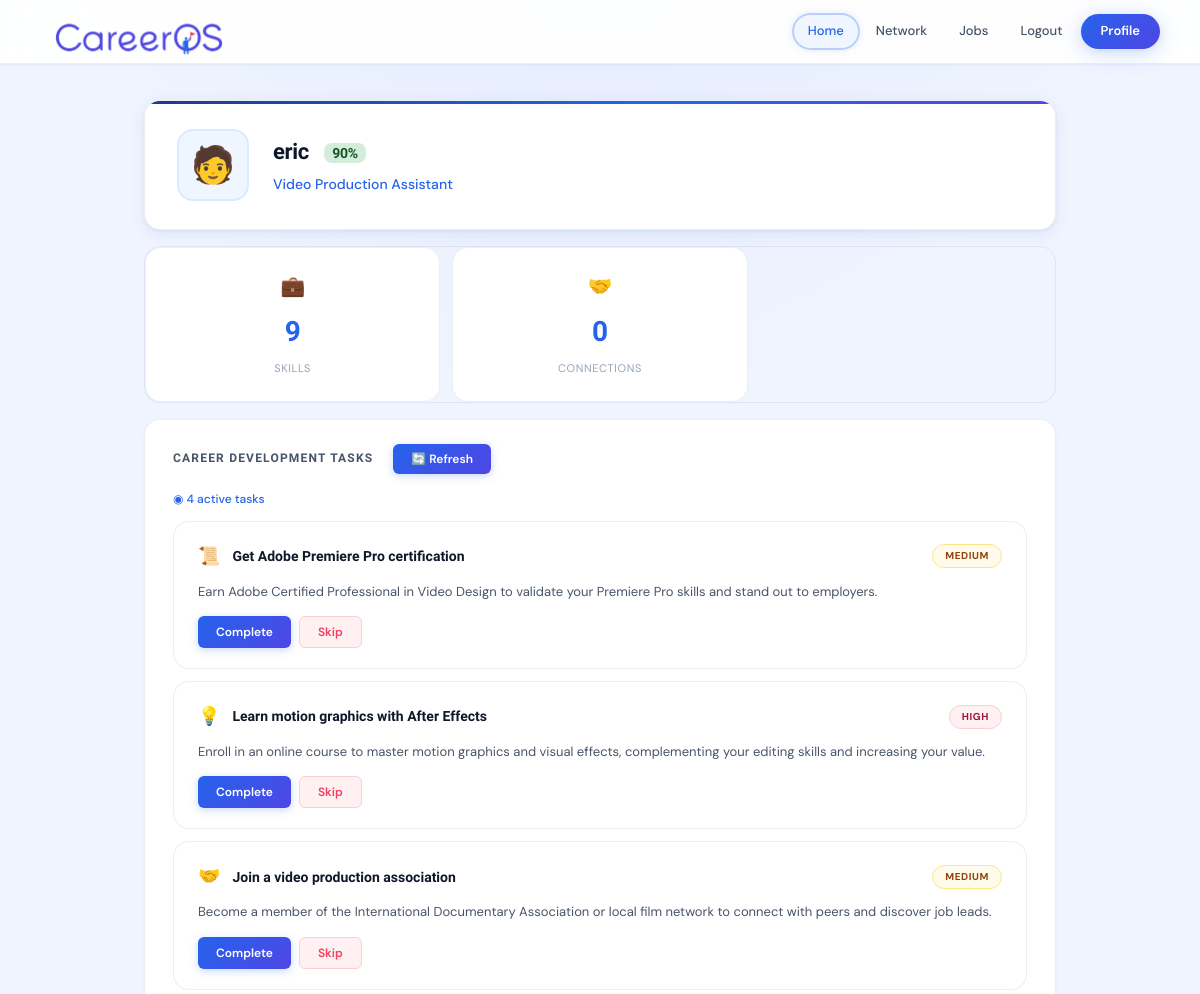
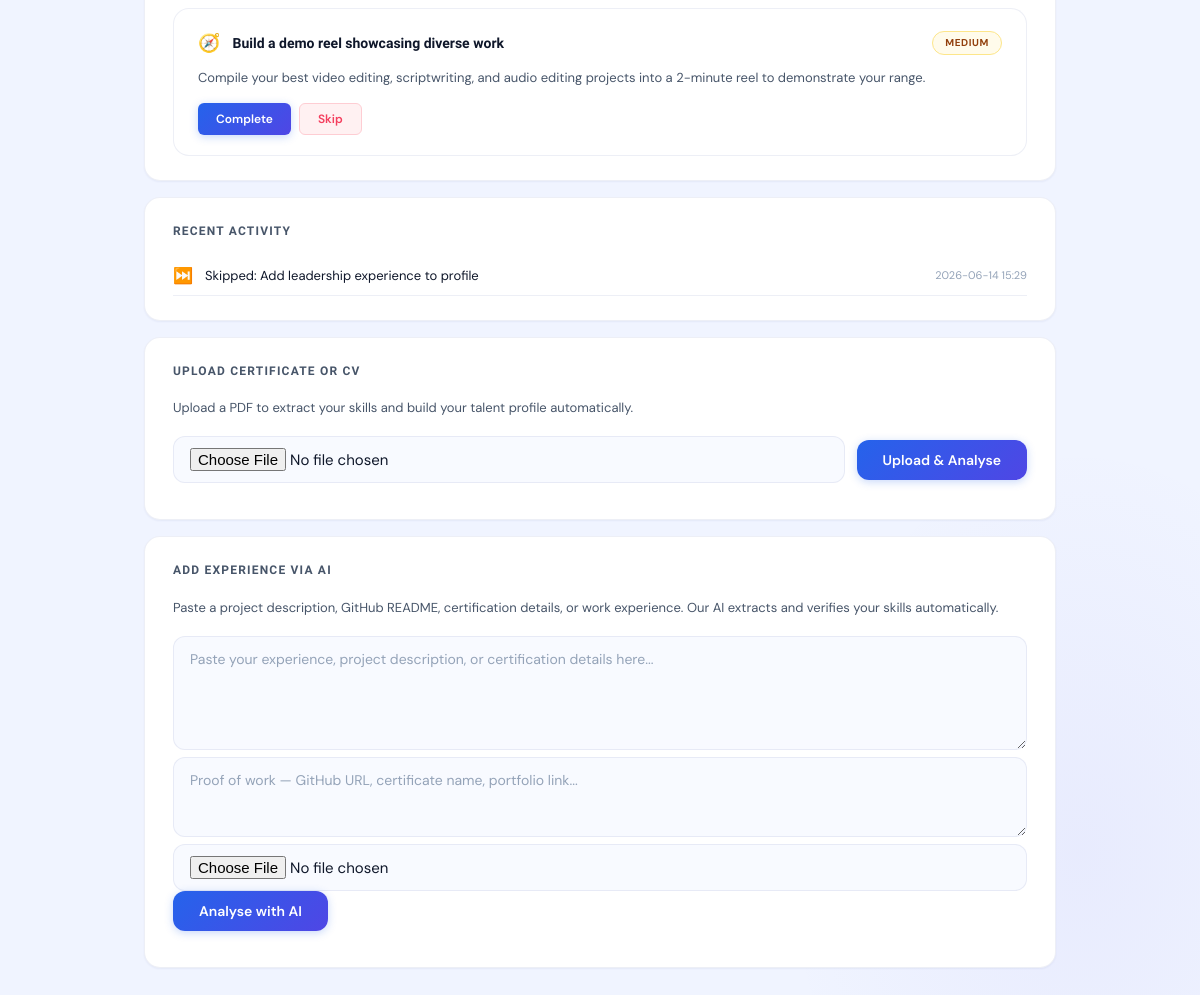
/dashboard (signed in), run on the app's committed database (2 pictures, top to bottom).
### tables this page shows
CREATE TABLE player_profiles (
            id INTEGER PRIMARY KEY AUTOINCREMENT,
            user_id INTEGER UNIQUE NOT NULL,
            skills TEXT DEFAULT '[]',
            cv_data TEXT DEFAULT '{}',
            tasks TEXT DEFAULT '[]',
            title TEXT DEFAULT 'Professional',
            avatar TEXT DEFAULT '',
            last_login TIMESTAMP,
            FOREIGN KEY (user_id) REFERENCES users(id)
        );

CREATE TABLE activity_log (
            id INTEGER PRIMARY KEY AUTOINCREMENT,
            user_id INTEGER NOT NULL,
            action_type TEXT NOT NULL,
            description TEXT NOT NULL,
            metadata TEXT DEFAULT '{}',
            created_at TIMESTAMP DEFAULT CURRENT_TIMESTAMP,
            FOREIGN KEY (user_id) REFERENCES users(id)
        );

### routes/candidate.py (the view)
@candidate.route("/dashboard")
@login_required
def dashboard():
    uid = session["user_id"]
    conn = get_db()
    profile = conn.execute(
        "SELECT * FROM player_profiles WHERE user_id = ?", (uid,)
    ).fetchone()
    incoming = get_friend_requests_incoming(conn, uid)
    friend_count = count_friends(conn, uid)
    tasks = _safe_json(profile, "tasks") if profile else []
    avatar = profile["avatar"] if profile and profile["avatar"] else "🧑"
    activities = get_recent_activities(conn, uid)
    completeness = compute_completeness(profile)
    conn.close()
    return render_template(
        "dashboard.html",
        profile=profile,
        username=session["username"],
        incoming_requests=incoming[:3],
        friend_count=friend_count,
        tasks=tasks,
        avatar=avatar,
        activities=activities,
        completeness=completeness,
    )

### db.py (called while the page is built)
def get_db():
    conn = sqlite3.connect(DATABASE)
    conn.row_factory = sqlite3.Row
    conn.execute("PRAGMA foreign_keys = ON")
    conn.execute("PRAGMA journal_mode = WAL")
    return conn

### game_mechanics.py (called while the page is built)
def get_recent_activities(conn, user_id, limit=15):
    rows = conn.execute(
        "SELECT * FROM activity_log WHERE user_id = ? ORDER BY created_at DESC LIMIT ?",
        (user_id, limit),
    ).fetchall()
    return [dict(r) for r in rows]

def get_friends(conn, user_id):
    rows = conn.execute(
        """SELECT u.id, u.username, p.title, p.avatar, p.last_login
        FROM friend_requests fr
        JOIN users u ON (CASE WHEN fr.from_user = ? THEN fr.to_user ELSE fr.from_user END) = u.id
        JOIN player_profiles p ON u.id = p.user_id
        WHERE (fr.from_user = ? OR fr.to_user = ?) AND fr.status = 'accepted'""",
        (user_id, user_id, user_id),
    ).fetchall()
    return [dict(r) for r in rows]

def count_friends(conn, user_id):
    return len(get_friends(conn, user_id))

def get_friend_requests_incoming(conn, user_id):
    rows = conn.execute(
        """SELECT fr.id, fr.from_user, u.username, p.title, p.avatar, fr.timestamp
        FROM friend_requests fr
        JOIN users u ON fr.from_user = u.id
        JOIN player_profiles p ON u.id = p.user_id
        WHERE fr.to_user = ? AND fr.status = 'pending'
        ORDER BY fr.timestamp DESC""",
        (user_id,),
    ).fetchall()
    return [dict(r) for r in rows]

### routes/candidate.py (called while the page is built)
def _safe_json(row, key, default=None):
    if default is None:
        default = []
    try:
        val = row[key]
        return json.loads(val) if val else default
    except (KeyError, json.JSONDecodeError):
        return default

@candidate.app_template_filter("from_json")
def from_json(value):
    if not value:
        return []
    try:
        return json.loads(value)
    except json.JSONDecodeError:
        return []

@candidate.context_processor
def inject_unread():
    if "user_id" in session and session.get("role") == "candidate":
        conn = get_db()
        count = conn.execute(
            "SELECT COUNT(*) FROM notifications WHERE user_id = ? AND read = 0",
            (session["user_id"],),
        ).fetchone()[0]
        conn.close()
        return {"unread_notifications": count}
    return {"unread_notifications": 0}

### templates/dashboard.html (shortened to what this page needs)
{% extends "base.html" %}
{% block content %}
<div class="dashboard">
  <div class="player-card pixel-border">
    <div class="avatar-pixel">
      {% if avatar.startswith('custom:') %}
      <img src="/uploads/avatars/{{ avatar.replace('custom:', '') }}" alt="avatar" class="avatar-custom">
      {% else %}
      <div class="avatar-emoji">{{ avatar }}</div>
      {% endif %}
    </div>
    <div class="player-info">
      <h2 class="player-name">
        {{ username }}
        {% if completeness.score >= 75 %}
        <span class="completeness-badge high">{{ completeness.score }}%</span>
        {% elif completeness.score >= 40 %}
        <span class="completeness-badge mid">{{ completeness.score }}%</span>
        {% else %}
        <span class="completeness-badge low">{{ completeness.score }}%</span>
        {% endif %}
      </h2>
      <p class="player-title">{{ profile.title or 'Career Profile' }}</p>
    </div>
  </div>
  <div class="quick-stats pixel-border">
    <div class="stat-box">
      <span class="stat-icon">💼</span>
      <span class="stat-num">{{ profile.skills | from_json | length if profile and profile.skills else 0 }}</span>
      <span class="stat-desc">Skills</span>
    </div>
    <div class="stat-box">
      <span class="stat-icon">🤝</span>
      <a href="{{ url_for('candidate.friends_page') }}">
        <span class="stat-num">{{ friend_count }}</span>
        <span class="stat-desc">Connections</span>
      </a>
    </div>
  </div>
  <div class="section-card pixel-border">
    <h3 class="section-title">
      Career Development Tasks
      {% if tasks %}
      <button class="pixel-btn btn-small" onclick="refreshTasks()" style="margin-left:12px;">🔄 Refresh</button>
      {% endif %}
    </h3>
    {% if tasks %}
      {% set active_count = tasks | selectattr('status', 'equalto', 'active') | list | length %}
      {% if active_count > 0 %}
      <div class="task-progress">&#x25C9; {{ active_count }} active task{% if active_count != 1 %}s{% endif %}</div>
      {% endif %}
      <div class="quests-list" id="tasks-list">
        {% for t in tasks %}
        {% if t.status != 'dismissed' %}
        <div class="quest-card pixel-border {% if t.status == 'completed' %}quest-done{% endif %}" id="task-{{ t.id }}">
          <div class="quest-header">
            <span class="quest-icon">{{ {'skill_gap':'💡','profile_completion':'💼','career_advancement':'🧭','certification':'📜','networking':'🤝'}.get(t.category,'📋') }}</span>
            <span class="quest-title">{{ t.title }}</span>
            <span class="quest-prio prio-{{ t.priority }}">{{ t.priority | upper }}</span>
          </div>
          <p class="quest-desc">{{ t.description }}</p>
          {% if t.status == 'completed' %}
          <div class="quest-completed">
            &#x2713; {{ t.proof[:80] }}
            {% if t.proof_url %}<a href="{{ t.proof_url }}" target="_blank">&#x1F517; View</a>{% endif %}
          </div>
          {% else %}
          <div class="task-actions">
            <button class="pixel-btn btn-small task-complete-btn" data-task-id="{{ t.id }}">Complete</button>
            <button class="pixel-btn btn-small btn-danger task-dismiss-btn" data-task-id="{{ t.id }}">Skip</button>
          </div>
          {% endif %}
        </div>
        {% endif %}
        {% endfor %}
      </div>
    {% else %}
    <p class="empty-state">Upload your CV above to get AI-generated career development tasks tailored to your profile.</p>
    {% endif %}
  </div>
  {% if activities %}
  <div class="section-card pixel-border">
    <h3 class="section-title">Recent Activity</h3>
    <div class="activity-timeline">
      {% for a in activities %}
      <div class="activity-item">
        <span class="activity-icon">{{ {'cv_upload': '📄', 'cv_add_entry': '✍️', 'task_complete': '✅', 'task_dismiss': '⏭️', 'task_refresh': '🔄', 'friend_accept': '🤝', 'contact_update': '📇', 'avatar_update': '🖼️'}.get(a.action_type, '📌') }}</span>
        <span class="activity-desc">{{ a.description }}</span>
        <span class="activity-time">{{ a.created_at[:16] if a.created_at else '' }}</span>
      </div>
      {% endfor %}
    </div>
  </div>
  {% endif %}
  <div class="cv-section pixel-border">
    <h3 class="section-title">Upload Certificate or CV</h3>
    <p class="cv-hint">Upload a PDF to extract your skills and build your talent profile automatically.</p>
    <form id="cv-upload-form" enctype="multipart/form-data">
      <input type="file" name="cv_file" accept=".pdf" class="pixel-input" id="cv-input" required>
      <button type="submit" class="pixel-btn">Upload & Analyse</button>
    </form>
  </div>
  <div class="cv-section pixel-border">
    <h3 class="section-title">Add Experience via AI</h3>
    <p class="cv-hint">Paste a project description, GitHub README, certification details, or work experience. Our AI extracts and verifies your skills automatically.</p>
    <form id="ai-entry-form">
      <textarea name="text" class="pixel-textarea" rows="4" placeholder="Paste your experience, project description, or certification details here..." required></textarea>
      <textarea name="proof" class="pixel-textarea" rows="2" placeholder="Proof of work — GitHub URL, certificate name, portfolio link..." required></textarea>
      <input type="file" name="proof_file" accept=".pdf,.png,.jpg,.jpeg" class="pixel-input">
      <button type="submit" class="pixel-btn">Analyse with AI</button>
    </form>
  </div>
</div>
{% endblock %}

### templates/dashboard.html (style rules this page uses)
.completeness-badge { font-size: 14px; font-weight: 600; padding: 2px 8px; border-radius: 8px; margin-left: 10px; vertical-align: middle; }
.completeness-badge.high { background: #d4edda; color: #155724; }
.task-progress { font-size: 12px; color: var(--blue-royal); margin-bottom: 12px; font-weight: 500; }
.task-actions { margin-top: 8px; display: flex; gap: 8px; }
.activity-timeline { display: flex; flex-direction: column; gap: 10px; }
.activity-item { display: flex; align-items: center; gap: 12px; font-size: 13px; padding: 6px 0; border-bottom: 1px solid var(--border); }
.activity-icon { font-size: 16px; flex-shrink: 0; }
.activity-desc { flex: 1; color: var(--text); }
.activity-time { color: var(--text-muted); font-size: 11px; white-space: nowrap; }

### data on the page
player_profiles: title "Video Production Assistant"
activity_log: action_type "⏭️", description "Skipped: Add leadership experience to profile", created_at "2026-06-14 15:29"

### other printed values
{{ avatar }} "🧑"
{{ username }} "eric"
{{ completeness.score }} "90"
{{ friend_count }} "0"
{{ active_count }} "4"
{{ t.title }} "Get Adobe Premiere Pro certification" "Learn motion graphics with After Effects" "Join a video production association" "Build a demo reel showcasing diverse work"
{{ t.priority | upper }} "MEDIUM" "HIGH" "MEDIUM" "MEDIUM"
{{ t.description }} "Earn Adobe Certified Professional in Video Design to validate your Premiere Pro skills and stand out to employers." "Enroll in an online course to master motion graphics and visual effects, complementing your editing skills and increasing your value." "Become a member of the International Documentary Association or local film network to connect with peers and discover job leads." "Compile your best video editing, scriptwriting, and audio editing projects into a 2-minute reel to demonstrate your range."
